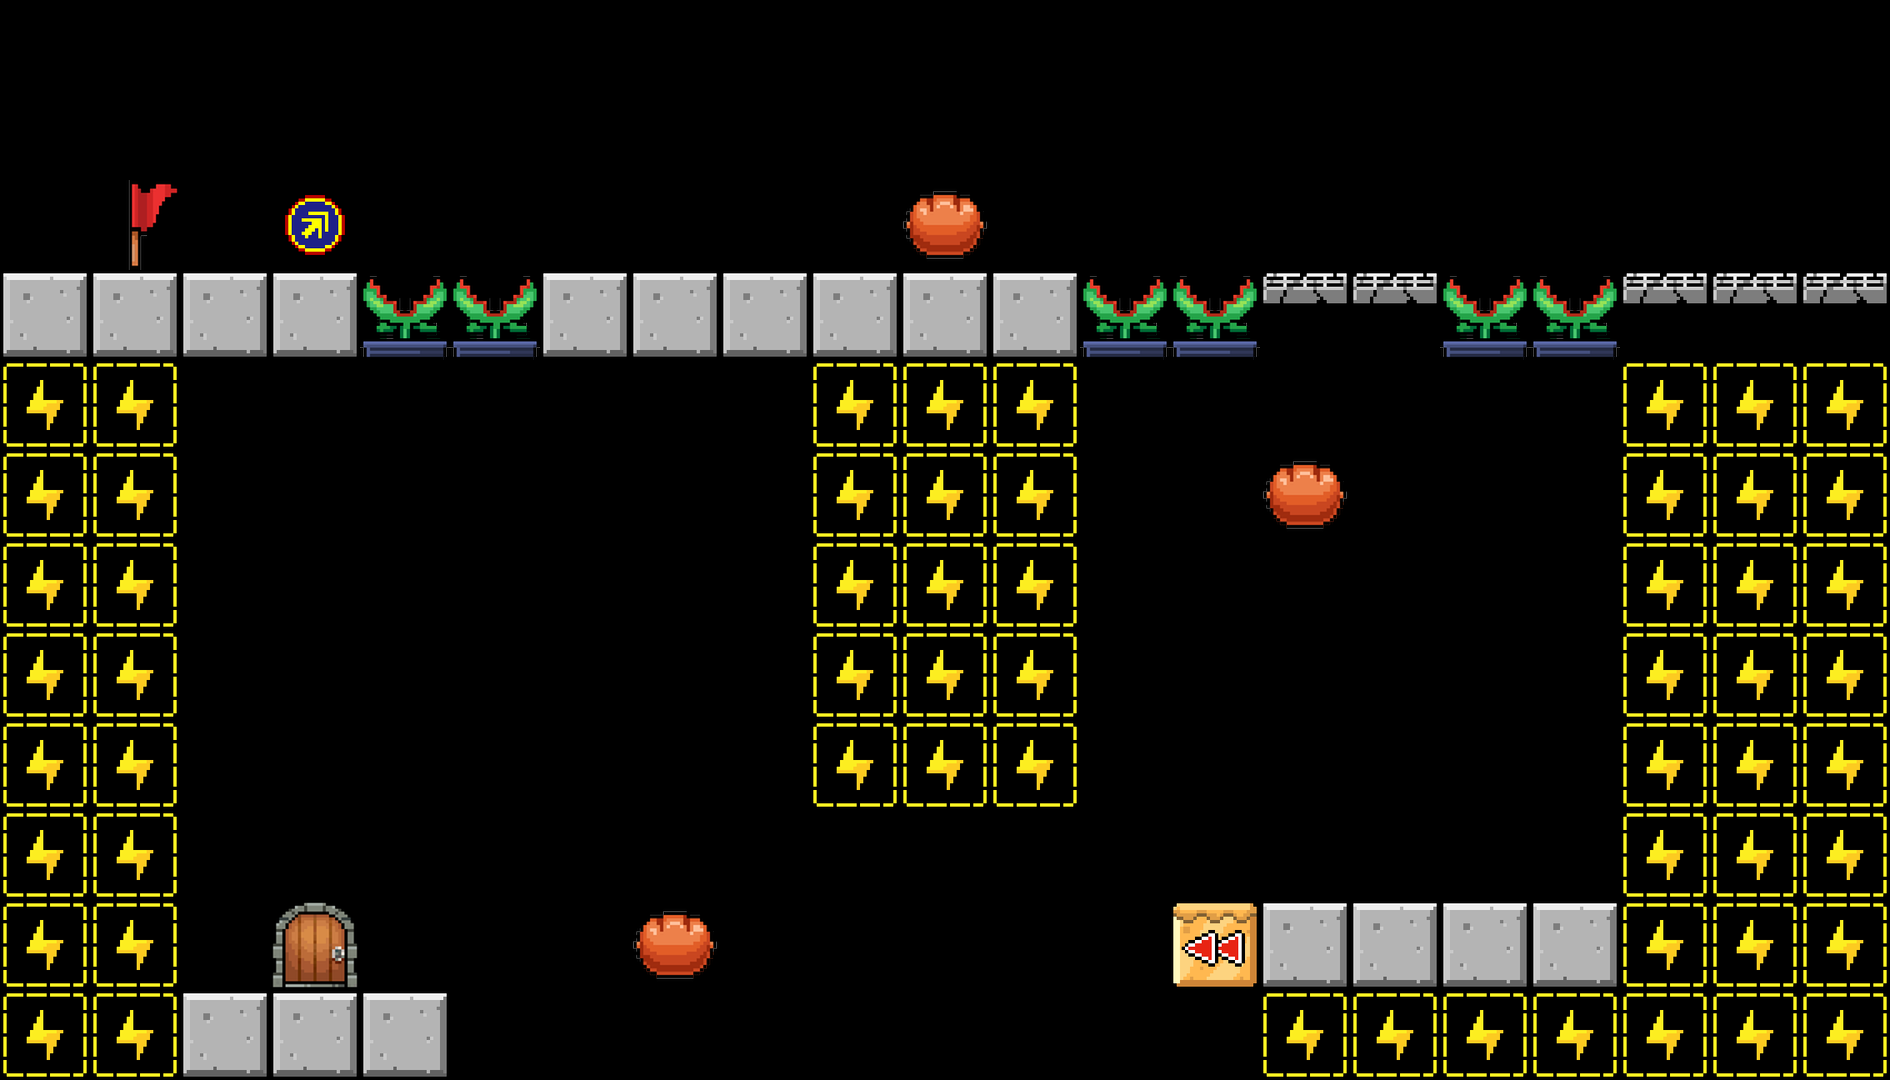

This is a level from a 2D game, rendered from its Tiled map with the project's own tilesets. A one-line summary and the complete map file follow:
An orthogonal 21x12 tile map with 90x90 px tiles, 1 tile layer (TileLayer).

<map version="1.5" tiledversion="1.7.2" orientation="orthogonal" renderorder="right-down" width="21" height="12" tilewidth="90" tileheight="90" infinite="0" nextlayerid="2" nextobjectid="1">
 <tileset firstgid="1" source="tile_90.tsx" />
 <layer id="1" name="TileLayer" width="21" height="12">
  <data encoding="csv">
0,0,0,0,0,0,0,0,0,0,0,0,0,0,0,0,0,0,0,0,0,
0,0,0,0,0,0,0,0,0,0,0,0,0,0,0,0,0,0,0,0,0,
0,1,0,4,0,0,0,0,0,0,3,0,0,0,0,0,0,0,0,0,0,
6,6,6,6,14,14,6,6,6,6,6,6,14,14,10,10,14,14,10,10,10,
17,17,0,0,0,0,0,0,0,17,17,17,0,0,0,0,0,0,17,17,17,
17,17,0,0,0,0,0,0,0,17,17,17,0,0,3,0,0,0,17,17,17,
17,17,0,0,0,0,0,0,0,17,17,17,0,0,0,0,0,0,17,17,17,
17,17,0,0,0,0,0,0,0,17,17,17,0,0,0,0,0,0,17,17,17,
17,17,0,0,0,0,0,0,0,17,17,17,0,0,0,0,0,0,17,17,17,
17,17,0,0,0,0,0,0,0,0,0,0,0,0,0,0,0,0,17,17,17,
17,17,0,2,0,0,0,3,0,0,0,0,0,21,6,6,6,6,17,17,17,
17,17,6,6,6,0,0,0,0,0,0,0,0,0,17,17,17,17,17,17,17
</data>
 </layer>
</map>
